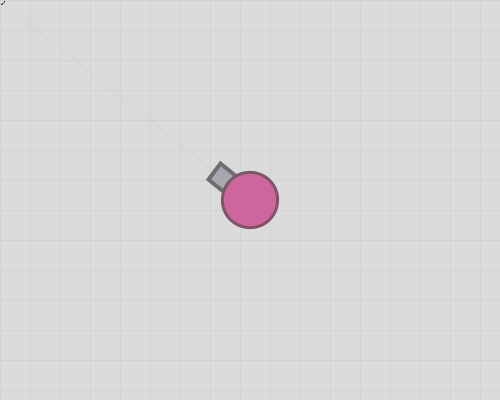
Frame 1 (no input)
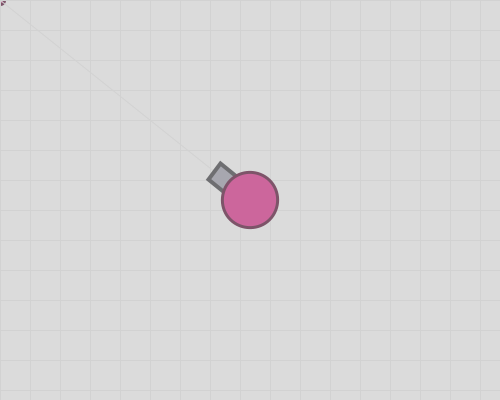
Frame 60 (the mouse pressed at the canvas centre just before this capture)
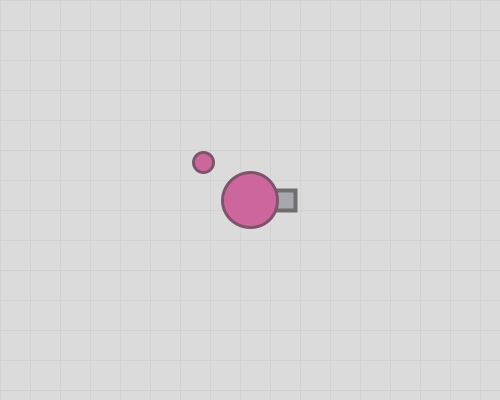
Frame 120 (the mouse held since frame 60 and released just before this capture)

The Processing sketch that drew these frames (run headless with seeded random() and noise(); from frame 60 on, the mouse is pressed at the canvas centre):

// Processing sketch: week07_08_arras08_array_many_bullets
// ── week07_08_arras08_array_many_bullets.pde
void setup()
{
  size(500, 400);
}
void keyPressed()
{
  if (keyCode==RIGHT)vx=1;
  if (keyCode==LEFT)vx=-1;
  if (keyCode==UP)vy=-1;
  if (keyCode==DOWN)vy=1;
}
void keyReleased()
{
  if (keyCode==LEFT||keyCode==RIGHT) vx=0;
  if (keyCode==UP||keyCode==DOWN) vy=0;
}
float angle;
int bulletN=0;
float []bulletX=new float[100];
float []bulletY=new float[100];
float []bulletVX=new float[100];
float []bulletVY=new float[100];
float x=250, y=200, vx=0, vy=0;
void draw()
{
  x+=vx;
  y+=vy;
  //background(215,184,200);
  background(219);
  translate(-x, -y);
  translate(width/2, height/2);
  float mx=mouseX+x-width/2, my=mouseY+y-height/2;
  ellipse(mx, my, 8, 8);
  stroke(210);
  strokeWeight(1);
  for (int i=0; i<30; i++)
  {
    line(0, i*30, 500, i*30);
    line(i*30, 0, i*30, 500);
  }
  float dx=mx-x, dy=my-y;
  angle=atan2(dy, dx);
  line(x, y, mx, my);
  pushMatrix();
  myTank(x, y, angle);
  popMatrix();
  for (int i=0; i<bulletN; i++)
  {
    bulletX[i]+=bulletVX[i];
    bulletY[i]+=bulletVY[i];
    ellipse(bulletX[i], bulletY[i], 20, 20);
  }
}
void mousePressed()
{
  int i=bulletN;
  bulletX[i]=x;
  bulletY[i]=y;
  bulletVX[i]=cos(angle);
  bulletVY[i]=sin(angle);
  bulletN++;
}
void myTank(float x, float y, float angle)
{
  translate(x, y);
  rotate(angle);
  fill(167, 167, 175);
  stroke(110, 110, 113);
  strokeWeight(4);
  rect(25, -10, 20, 20);

  fill(204, 102, 156);
  stroke(125, 84, 105);
  strokeWeight(3);
  ellipse(0, 0, 55, 55);

  ///line(x,y,mouseX,mouseY);
}
